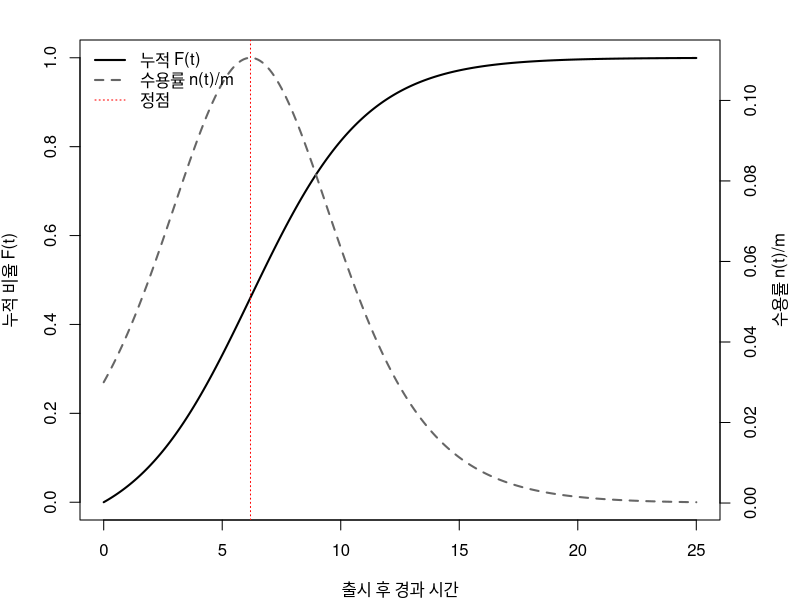
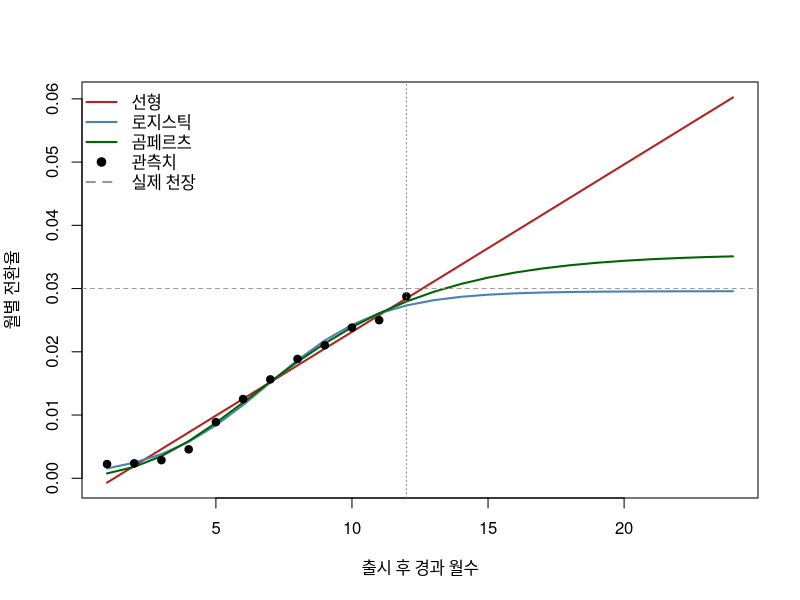

The R script that drew these images, in order:
## ---- chunk 1
#| label: fig-bass-curve
#| fig-cap: "배스 확산: p = 0.03, q = 0.38, m = 1일 때의 누적 수용 F(t) 및 종 모양의 수용률 n(t). 수용률은 S자 곡선의 변곡점에서 정점에 도달한다."
set.seed(1969)
p <- 0.03; q <- 0.38; m <- 1
t <- seq(0, 25, by = 0.1)

F_t <- (1 - exp(-(p + q) * t)) / (1 + (q / p) * exp(-(p + q) * t))
f_t <- (p + q * F_t) * (1 - F_t)   # 수용 밀도 n(t)/m

t_peak <- log(q / p) / (p + q)

op <- par(mar = c(4, 4, 2, 4))
plot(t, F_t, type = "l", lwd = 2, ylim = c(0, 1),
     xlab = "출시 후 경과 시간", ylab = "누적 비율 F(t)")
par(new = TRUE)
plot(t, f_t, type = "l", lwd = 2, lty = 2, col = "grey40",
     axes = FALSE, xlab = "", ylab = "")
axis(4); mtext("수용률 n(t)/m", side = 4, line = 2.5)
abline(v = t_peak, col = "red", lty = 3)
legend("topleft", legend = c("누적 F(t)", "수용률 n(t)/m", "정점"),
       lty = c(1, 2, 3), lwd = c(2, 2, 1),
       col = c("black", "grey40", "red"), bty = "n")
par(op)
## ---- chunk 2
#| label: fig-growth-curves
#| fig-cap: "성숙해가는 채널의 12개월 월별 전환율(점)에 적합된 네 가지 추세 명세와, 데이터 종료 시점(점선 수직선) 이후 12개월 동안 투영된 결과. 파선 수평선은 실제 3% 천장이다. 표본 내에서 적합선들은 거의 일치하지만, 표본 외에서는 선형 추세가 타당한 천장을 넘어 상승하는 반면 로지스틱 및 곰페르츠 곡선은 서로 다른 수준에서 포화된다. 이는 변곡점 이전 시계열의 약한 식별이 가시화된 것이다."
set.seed(2024)

# 새로운 채널의 12개월간 월별 전환율 데이터: 노이즈가 포함된 로지스틱 경로를 따라
# 실제 천장 3%에 접근함.
months  <- 1:12
L_true  <- 0.030; k_true <- 0.55; t0_true <- 7
cr_true <- L_true / (1 + exp(-k_true * (months - t0_true)))
cr_obs  <- pmax(cr_true + rnorm(12, 0, 0.0012), 1e-4)
d <- data.frame(t = months, cr = cr_obs)

ctrl <- nls.control(maxiter = 200, warnOnly = TRUE)   # 중단 대신 적합 결과 반환
fit_lin <- lm(cr ~ t, data = d)
fit_cen <- lm(cr ~ I(t - mean(t)), data = d)          # 동일한 적합, 중심화된 추세
fit_log <- nls(cr ~ L / (1 + exp(-k * (t - t0))),
               start = list(L = 0.03, k = 0.4, t0 = 7), data = d, control = ctrl)
fit_gom <- nls(cr ~ a * exp(-b * exp(-c * t)),
               start = list(a = 0.03, b = 5, c = 0.4), data = d, control = ctrl)

newt <- data.frame(t = 1:24)
pr <- sapply(list(Linear = fit_lin, Logistic = fit_log, Gompertz = fit_gom),
             function(m) predict(m, newdata = newt))

matplot(newt$t, pr, type = "l", lwd = 2, lty = 1,
        col = c("firebrick", "steelblue", "darkgreen"),
        xlab = "출시 후 경과 월수", ylab = "월별 전환율",
        ylim = range(0, pr, cr_obs))
points(d$t, d$cr, pch = 19)
abline(v = 12, lty = 3, col = "grey50")
abline(h = L_true, lty = 2, col = "grey60")
legend("topleft", bty = "n", lwd = 2,
       col = c("firebrick", "steelblue", "darkgreen", "black", "grey60"),
       lty = c(1, 1, 1, NA, 2), pch = c(NA, NA, NA, 19, NA),
       legend = c("선형", "로지스틱", "곰페르츠", "관측치", "실제 천장"))

cat(sprintf("24개월 차 투영 전환율 — 선형 %.3f, 로지스틱 %.3f, 곰페르츠 %.3f\n",
            pr[24, "Linear"], pr[24, "Logistic"], pr[24, "Gompertz"]))
cat(sprintf("중심화 선형 모형은 선형 적합을 정확히 재현함: %s\n",
            isTRUE(all.equal(unname(fitted(fit_lin)), unname(fitted(fit_cen))))))
